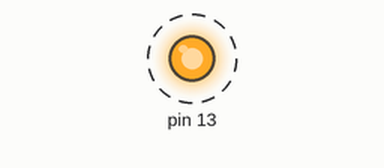
Simulated run of this sketch. Board: Arduino Uno, built with avr-gcc and run on an emulated ATmega328P. Parts: output pins drawn as LEDs (lit = HIGH). Dashed ring = blinking.

Above: at 0.12 s.
Timing chart, 0 to 3.0 s (numbered marks = the images above):
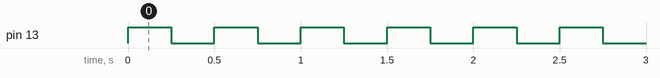

Measured:
- by itself, pin 13: alternates HIGH for 0.25 s and LOW for 0.25 s

The sketch:

CO-MED-CH6-Q1.ino
```cpp
int count = 0;

void setup()
{
  pinMode(13,OUTPUT);

  while (count < 30)
  {
    digitalWrite(13,HIGH);
    delay(250);
    digitalWrite(13,LOW);
    delay(250);
  }
  count++;
}

void loop()
{

}
```
